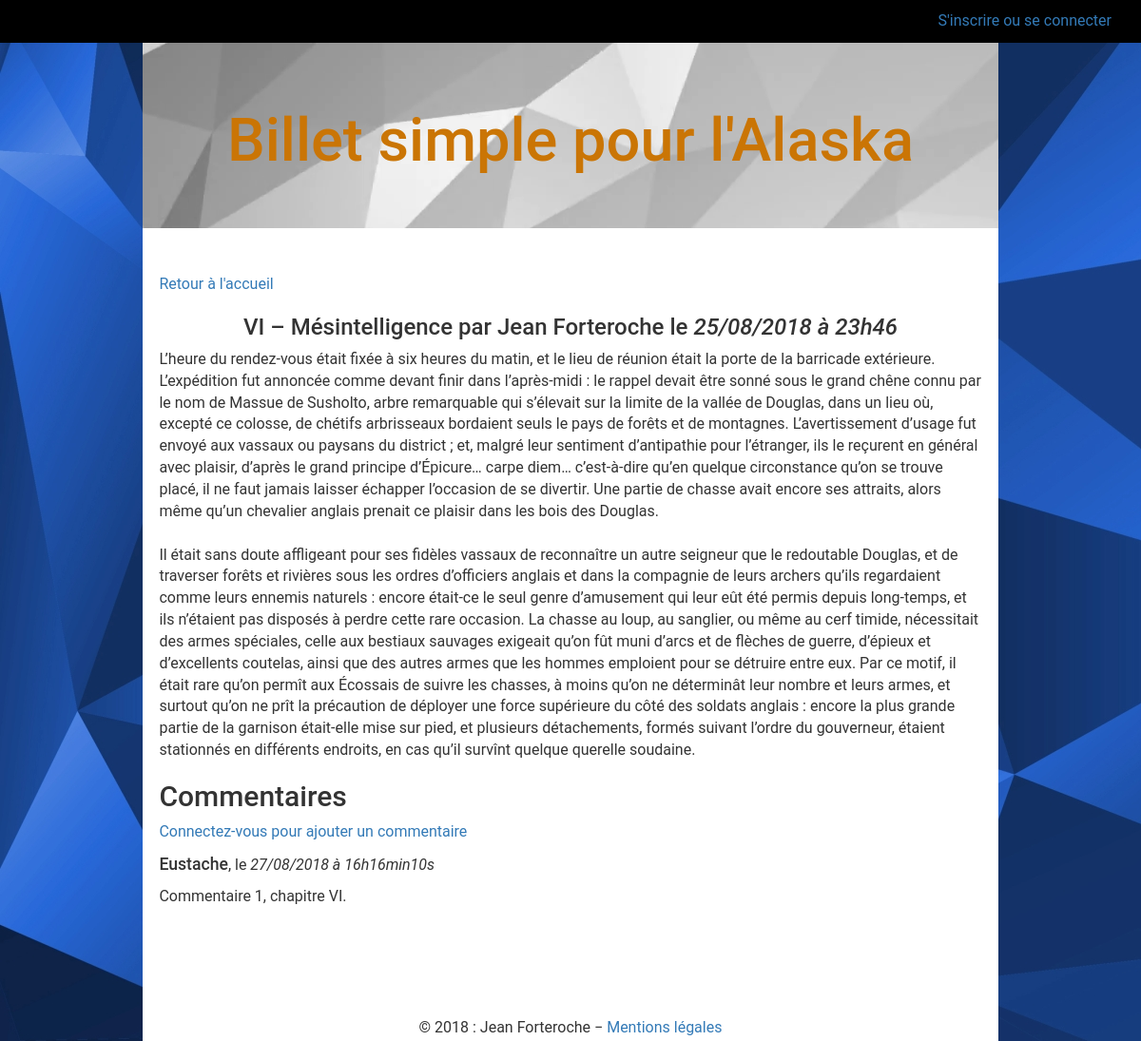
Page /post/27 on the committed database.
### tables this page shows
CREATE TABLE IF NOT EXISTS `posts` (
  `id` int(11) NOT NULL AUTO_INCREMENT,
  `author` varchar(50) NOT NULL,
  `title` varchar(255) NOT NULL,
  `content` longtext NOT NULL,
  `deiz` datetime NOT NULL,
  PRIMARY KEY (`id`)
);

CREATE TABLE IF NOT EXISTS `comms` (
  `id` int(11) NOT NULL AUTO_INCREMENT,
  `author` varchar(50) NOT NULL,
  `id_post` int(11) NOT NULL,
  `comment` longtext NOT NULL,
  `deiz_com` datetime NOT NULL,
  `report` tinyint(4) NOT NULL DEFAULT '0',
  PRIMARY KEY (`id`)
);

### public/index.php (called while the page is built, shortened)
<?php
if (isset($_GET["a"]) && !empty($_GET["a"])) {
    $route = $_GET["a"];
}
else {
    $route = "home";
}
$routeur = new Routeur($route);
$routeur->renderCont();

### model/entities/Post.php (called while the page is built, shortened)
<?php
class Post {
    private $_author;
    private $_content;
    private $_date;
    private $_title;
    public function getAuthor() {
        return $this->_author;
    }
    public function getContent() {
        return $this->_content;
    }
    public function getDate() {
        return $this->_date;
    }
    public function getTitle() {
        return $this->_title;
    }
    public function setAuthor($author) {
        if (is_string($author)) {
            $this->_author = $author;
        }
    }
    public function setContent($content) {
        if (is_string($content)) {
            $this->_content = $content;
        }
    }
    public function setDeiz_f($deiz_f) {
        $this->_date = $deiz_f;
    }
    public function setTitle($title) {
        if (is_string($title)) {
            $this->_title = $title;
        }
    }
}

### model/Mngr/PostMngr.php (called while the page is built, shortened)
<?php
class PostMngr extends Mngr {
    public function vPost($id) {
        $db = $this->dbConnect();
        $q = $db->prepare("SELECT id, author, title, content, DATE_FORMAT(deiz, '%d/%m/%Y à %Hh%i') AS deiz_f FROM posts WHERE id=?");
        $q->execute(array($id));
        $req = $q->fetch(PDO::FETCH_ASSOC);
        return $req;
    }
}

### model/entities/Comm.php (called while the page is built, shortened)
<?php
class Comm {
    private $_author;
    private $_comment;
    private $_date;
    public function getAuthor() {
        return $this->_author;
    }
    public function getComment() {
        return $this->_comment;
    }
    public function getDate() {
        return $this->_date;
    }
    public function setAuthor($author) {
        if (is_string($author)) {
            $this->_author = $author;
        }
    }
    public function setComment($comment) {
        if (is_string($comment)) {
            $this->_comment = $comment;
        }
    }
    public function setDeiz_cf($date) {
        $this->_date = $date;
    }
}

### model/Mngr/CommMngr.php (called while the page is built, shortened)
<?php
class CommMngr extends Mngr {
    public function vComms($postId) {
        $db = $this->dbConnect();
        $req = $db->query("SELECT id, author, comment, id_post, DATE_FORMAT(deiz_com, '%d/%m/%Y à %Hh%imin%ss') AS deiz_cf FROM comms WHERE id_post = $postId ORDER BY deiz_com DESC LIMIT 0, 10");
        $res = $req->fetchAll(PDO::FETCH_ASSOC);
        foreach ($res as $key => $value) {
            $comm = new Comm($value);
            $res[$key] = $comm;
        }
        return $res;
    }
}

### views/front/chap.php (the view)
<div class="row chap">
     <p>
         <a href="<?= HOST; ?>accueil">Retour à l'accueil</a>
     </p>
     <h3>
         <?= htmlspecialchars($param1->getTitle()) . " par " . htmlspecialchars($param1->getAuthor()) . " le <em>" . htmlspecialchars($param1->getDate()) . "</em>"; ?>
     </h3>
     <div class="post">
         <?= $param1->getContent(); ?>
     </div>
     <h2>Commentaires</h2>
     <p><a href="<?= HOST;?>connexion">Connectez-vous pour ajouter un commentaire</a></p>
     <?php
     foreach ($param2 as $comm) { ?>
         <p>
             <span class="auteur"><?= htmlspecialchars($comm->getAuthor()); ?></span>, le <em><?= htmlspecialchars($comm->getDate());?></em>
         </p>
         <p>
             <?= htmlspecialchars($comm->getComment())?>
         </p>
     <?php } ?>
 </div>

### public/assets/css/style.css (style rules this page uses)
body { min-height: 100vh; font-family: Roboto, arial, sans-serif; font-size: 16px; margin: 0; padding: 0; padding-bottom: 25px; position: relative; background-image: url("../images/blue-background-2.jpg"); background-size: auto; }
h1, h3 { text-align: center; }
.chap { padding: 2%; min-height: 100vh; }
.auteur { font-size:1.1em; font-weight: 500; }

### rows in the picture
posts: title "VI – Mésintelligence", author "Jean Forteroche", content "L’heure du rendez-vous était fixée à six heures du matin, et le lieu de réunion était la porte de la barricade extérieure. L’expédition fut annoncée comme devant finir dans l’après-midi : le rappel devait être sonné sous le grand chêne connu par le nom de Massue de Susholto, arbre remarquable qui s’élevait sur la limite de la vallée de Douglas, dans un lieu où, excepté ce colosse, de chétifs arbrisseaux bordaient seuls le pays de forêts et de montagnes. L’avertissement d’usage fut envoyé aux vassaux ou paysans du district ; et, malgré leur sentiment d’antipathie pour l’étranger, ils le reçurent en général avec plaisir, d’après le grand principe d’Épicure… carpe diem… c’est-à-dire qu’en…"
comms: author "Eustache", Date "27/08/2018 à 16h16min10s", comment "Commentaire 1, chapitre VI."

### other values in the picture
$param1->getDate() "25/08/2018 à 23h46"
